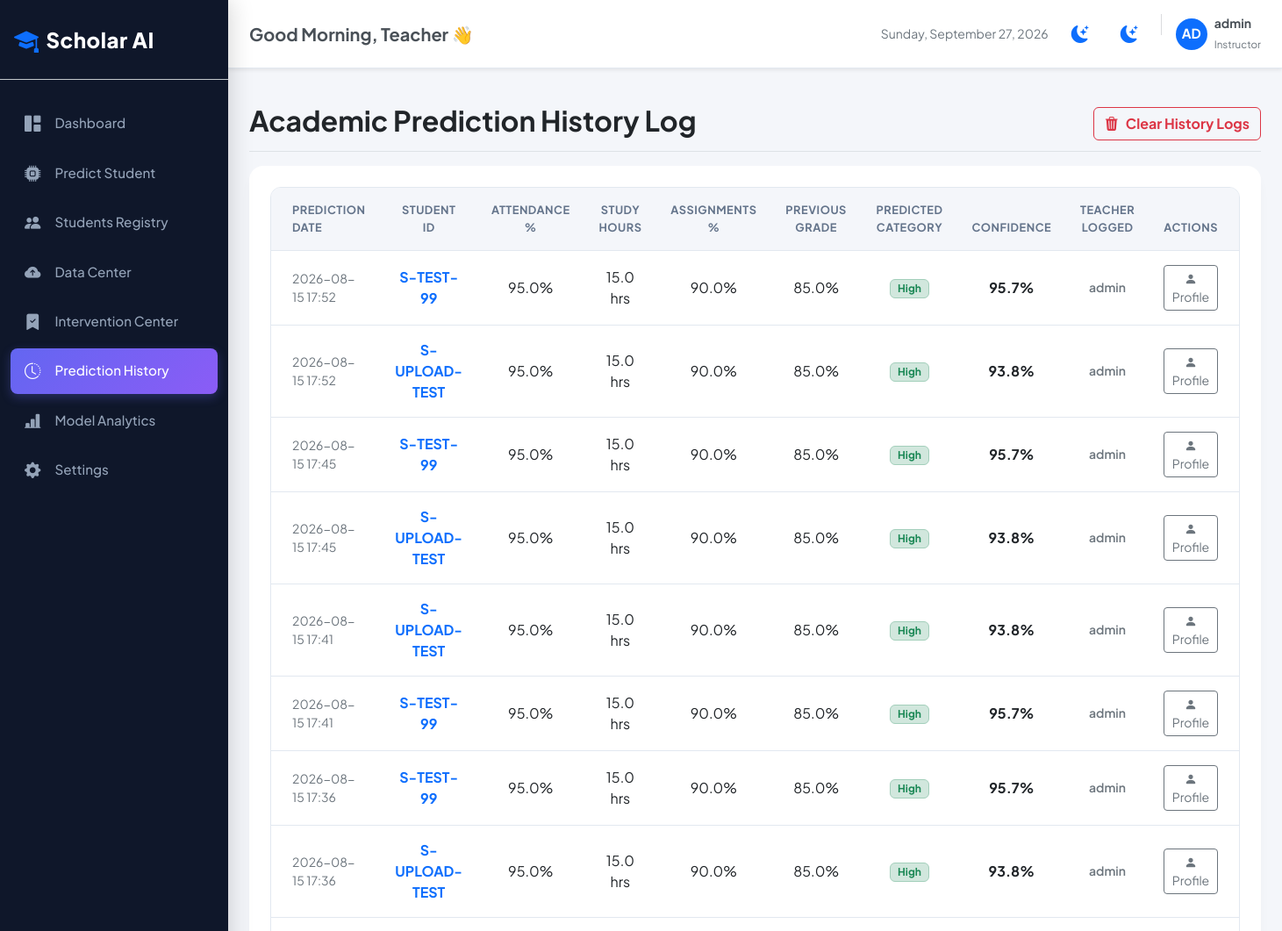
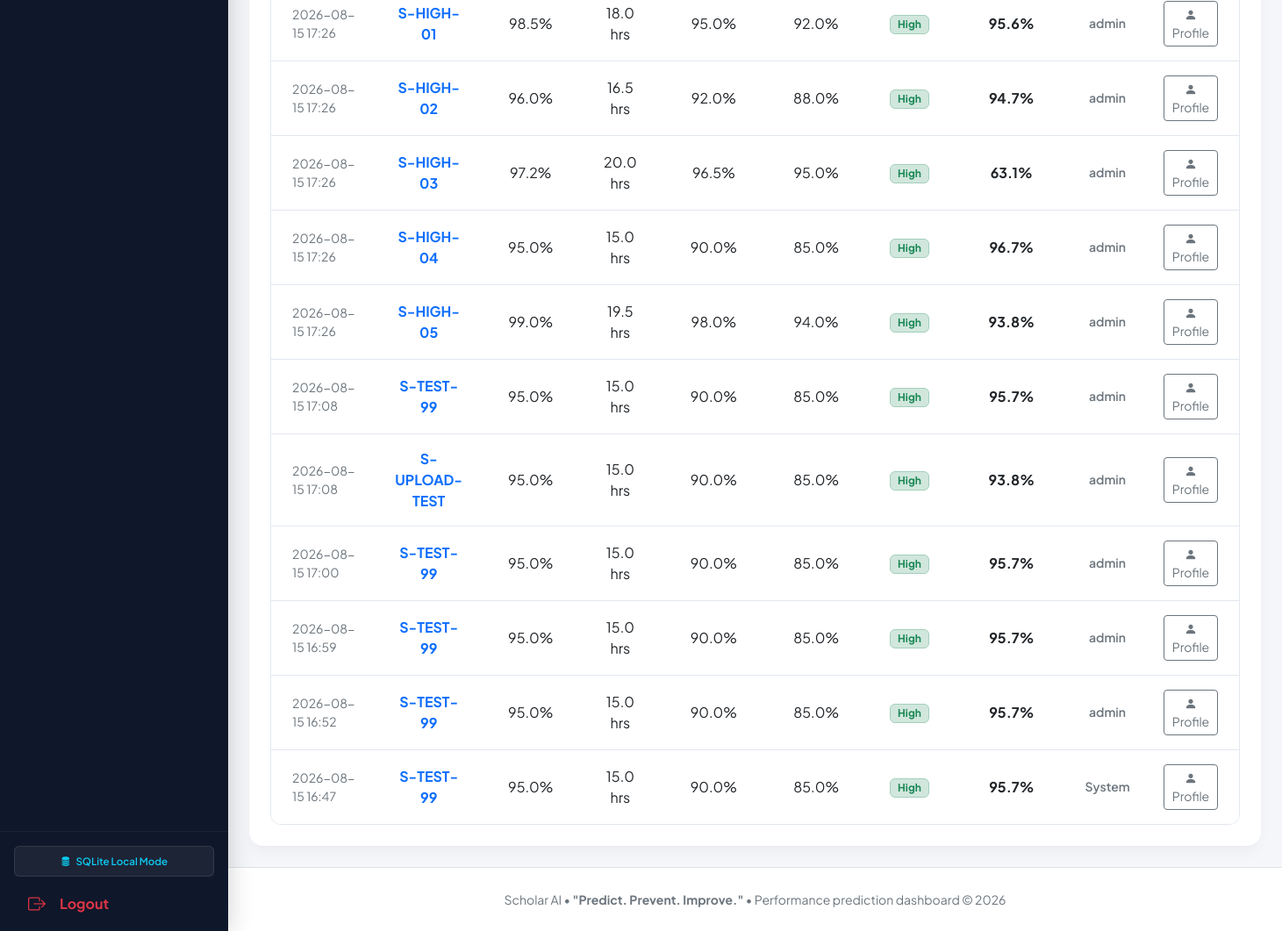
/history (signed in), run on the app's committed database (2 pictures, top to bottom).
### tables this page shows
CREATE TABLE teachers (
        id INTEGER PRIMARY KEY AUTOINCREMENT,
        username TEXT UNIQUE NOT NULL,
        password_hash TEXT NOT NULL
    );

CREATE TABLE predictions (
        id INTEGER PRIMARY KEY AUTOINCREMENT,
        student_id TEXT NOT NULL,
        attendance REAL NOT NULL,
        study_hours REAL NOT NULL,
        assignment_percentage REAL NOT NULL,
        previous_grade REAL NOT NULL,
        class_participation REAL NOT NULL,
        family_support TEXT NOT NULL,
        parental_education TEXT NOT NULL,
        internet_access TEXT NOT NULL,
        extra_activities TEXT NOT NULL,
        prediction TEXT NOT NULL,
        confidence REAL NOT NULL,
        prob_high REAL NOT NULL,
        prob_average REAL NOT NULL,
        prob_at_risk REAL NOT NULL,
        prediction_date TIMESTAMP DEFAULT CURRENT_TIMESTAMP
    , teacher_id INTEGER REFERENCES teachers(id));

### app.py (the view)
@app.route('/history')
def history():
    search = request.args.get('search', '').strip()
    category = request.args.get('category', '').strip()
    page = int(request.args.get('page', 1))
    per_page = 20
    conn = get_db_connection()
    cursor = conn.cursor()
    query = """
        SELECT p.*, t.username as teacher_name
        FROM predictions p
        LEFT JOIN teachers t ON p.teacher_id = t.id
        WHERE 1=1
    """
    params = []
    if search:
        query += " AND p.student_id LIKE ?"
        params.append(f"%{search}%")
    if category:
        query += " AND p.prediction = ?"
        params.append(category)
    query += " ORDER BY p.prediction_date DESC"
    cursor.execute(f"SELECT COUNT(*) as count FROM ({query})", params)
    total_records = cursor.fetchone()['count']
    total_pages = (total_records + per_page - 1) // per_page
    offset = (page - 1) * per_page
    query += " LIMIT ? OFFSET ?"
    params.extend([per_page, offset])
    cursor.execute(query, params)
    history_rows = cursor.fetchall()
    conn.close()
    return render_template(
        'history.html',
        history=history_rows,
        search_query=search,
        selected_category=category,
        current_page=page,
        total_pages=total_pages,
        total_records=total_records
    )

### templates/history.html (shortened to what this page needs)
{% extends "base.html" %}
{% block content %}
<div class="d-flex justify-content-between flex-wrap flex-md-nowrap align-items-center pt-3 pb-2 mb-3 border-bottom">
    <h1 class="h2 fw-bold text-dark">Academic Prediction History Log</h1>
    <div class="btn-toolbar mb-2 mb-md-0">
        <button class="btn btn-outline-danger d-flex align-items-center gap-2 fw-bold" onclick="clearPredictionLogs()">
            <i class="bi bi-trash3-fill"></i> Clear History Logs
        </button>
    </div>
</div>
<div class="card-premium p-4 border-0">
    <div class="table-responsive-premium">
        <table class="table table-premium align-middle mb-0 text-center">
            <thead>
                <tr>
                    <th class="text-start ps-4">Prediction Date</th>
                    <th>Student ID</th>
                    <th>Attendance %</th>
                    <th>Study Hours</th>
                    <th>Assignments %</th>
                    <th>Previous Grade</th>
                    <th>Predicted Category</th>
                    <th>Confidence</th>
                    <th>Teacher Logged</th>
                    <th class="text-end pe-4">Actions</th>
                </tr>
            </thead>
            <tbody>
                {% if history %}
                    {% for row in history %}
                        <tr>
                            <td class="text-start ps-4 text-secondary small">{{ row.prediction_date[:16] }}</td>
                            <td class="fw-bold"><a href="{{ url_for('student_profile', student_id=row.student_id) }}" class="text-decoration-none">{{ row.student_id }}</a></td>
                            <td>{{ "%.1f"|format(row.attendance) }}%</td>
                            <td>{{ "%.1f"|format(row.study_hours) }} hrs</td>
                            <td>{{ "%.1f"|format(row.assignment_percentage) }}%</td>
                            <td>{{ "%.1f"|format(row.previous_grade) }}%</td>
                            <td>
                                {% if row.prediction == 'High' %}
                                    <span class="badge bg-success-subtle text-success border border-success-subtle px-2 py-0.5 fs-8 uppercase">High</span>
                                {% elif row.prediction == 'Average' %}
                                    <span class="badge bg-warning-subtle text-warning-dark border border-warning-subtle px-2 py-0.5 fs-8 uppercase">Average</span>
                                {% else %}
                                    <span class="badge bg-danger-subtle text-danger border border-danger-subtle px-2 py-0.5 fs-8 uppercase">At-Risk</span>
                                {% endif %}
                            </td>
                            <td class="fw-bold">{{ "%.1f"|format(row.confidence * 100) }}%</td>
                            <td class="text-secondary small fw-semibold">{{ row.teacher_name or 'System' }}</td>
                            <td class="text-end pe-4">
                                <a href="{{ url_for('student_profile', student_id=row.student_id) }}" class="btn btn-sm btn-outline-secondary">
                                    <i class="bi bi-person-fill"></i> Profile
                                </a>
                            </td>
                        </tr>
                    {% endfor %}
                {% endif %}
            </tbody>
        </table>
    </div>
</div>
{% endblock %}

### templates/base.html (shortened to what this page needs)
<!DOCTYPE html>
<html lang="en">
<head>
    <link href="https://cdn.jsdelivr.net/npm/bootstrap@5.3.0/dist/css/bootstrap.min.css" rel="stylesheet">
    <link href="https://cdn.jsdelivr.net/npm/bootstrap-icons@1.10.0/font/bootstrap-icons.css" rel="stylesheet">
    <link rel="stylesheet" href="{{ url_for('static', filename='css/style.css') }}">
</head>
<body>
    <div class="wrapper">
        <nav id="sidebar">
            <div class="sidebar-logo d-flex align-items-center py-4 px-3 border-bottom border-secondary-subtle">
                <i class="bi bi-mortarboard-fill fs-3 text-primary me-2"></i>
                <span class="fs-4 fw-extrabold text-white logo-text" style="font-weight: 800;">Scholar AI</span>
            </div>
            <ul class="list-unstyled components">
                <li class="{% if request.endpoint == 'dashboard' %}active{% endif %}">
                    <a href="{{ url_for('dashboard') }}">
                        <i class="bi bi-grid-1x2-fill me-3"></i> Dashboard
                    </a>
                </li>
                <li class="{% if request.endpoint == 'predict' %}active{% endif %}">
                    <a href="{{ url_for('predict') }}">
                        <i class="bi bi-cpu-fill me-3"></i> Predict Student
                    </a>
                </li>
                <li class="{% if request.endpoint == 'students' %}active{% endif %}">
                    <a href="{{ url_for('students') }}">
                        <i class="bi bi-people-fill me-3"></i> Students Registry
                    </a>
                </li>
                <li class="{% if request.endpoint == 'dataset_center' %}active{% endif %}">
                    <a href="{{ url_for('dataset_center') }}">
                        <i class="bi bi-cloud-arrow-up-fill me-3"></i> Data Center
                    </a>
                </li>
                <li class="{% if request.endpoint == 'interventions' %}active{% endif %}">
                    <a href="{{ url_for('interventions') }}">
                        <i class="bi bi-bookmark-check-fill me-3"></i> Intervention Center
                    </a>
                </li>
                <li class="{% if request.endpoint == 'history' %}active{% endif %}">
                    <a href="{{ url_for('history') }}">
                        <i class="bi bi-clock-history me-3"></i> Prediction History
                    </a>
                </li>
                <li class="{% if request.endpoint == 'model' %}active{% endif %}">
                    <a href="{{ url_for('model') }}">
                        <i class="bi bi-bar-chart-line-fill me-3"></i> Model Analytics
                    </a>
                </li>
                <li class="{% if request.endpoint == 'settings' %}active{% endif %}">
                    <a href="{{ url_for('settings') }}">
                        <i class="bi bi-gear-fill me-3"></i> Settings
                    </a>
                </li>
            </ul>
            <div class="sidebar-footer p-3 mt-auto">
                <div class="db-status-badge p-2 mb-3 rounded text-center" style="background: rgba(255,255,255,0.06); border: 1px solid rgba(255,255,255,0.1);">
                    {% if db_status == 'ephemeral' %}
                        <div class="text-warning fw-semibold" style="font-size: 0.72rem;">
                            <i class="bi bi-exclamation-triangle-fill me-1"></i> SQLite (Vercel Ephemeral)
                        </div>
                        <span class="text-secondary d-block mt-0.5" style="font-size: 0.65rem; line-height: 1.2;">Data resets on cold start. Configure DATABASE_URL for Postgres.</span>
                    {% elif db_status == 'postgres' %}
                        <div class="text-success fw-semibold" style="font-size: 0.72rem;">
                            <i class="bi bi-database-fill-check me-1"></i> Postgres (Persistent)
                        </div>
                    {% else %}
                        <div class="text-info fw-semibold" style="font-size: 0.72rem;">
                            <i class="bi bi-database-fill me-1"></i> SQLite Local Mode
                        </div>
                    {% endif %}
                </div>
                <a href="{{ url_for('logout') }}" class="d-flex align-items-center py-2.5 px-3 rounded text-danger text-decoration-none logout-link fw-bold">
                    <i class="bi bi-box-arrow-right me-3 fs-5"></i> Logout
                </a>
            </div>
        </nav>
        <div id="content" class="w-100">
            <nav class="navbar navbar-expand-lg navbar-top py-3 px-4 shadow-sm">
                <div class="container-fluid p-0">
                    <div class="d-flex align-items-center gap-2">
                        <h5 class="fw-bold mb-0 text-dark-emphasis" id="greetingLabel">Good Morning, Teacher 👋</h5>
                    </div>
                    <div class="ms-auto d-flex align-items-center gap-3">
                        <span class="text-secondary small d-none d-lg-inline-block" id="currentDateLabel"></span>
                        <button type="button" class="theme-toggle-btn" title="Toggle Theme">
                            <i class="bi bi-moon-stars-fill"></i>
                        </button>
                        <div class="dropdown">
                            <button type="button" class="theme-toggle-btn position-relative" id="notifBell" data-bs-toggle="dropdown" aria-expanded="false">
                                <i class="bi bi-bell-fill"></i>
                            </button>
                        </div>
                        <div class="d-flex align-items-center gap-2 d-none d-sm-flex">
                            <div class="bg-primary text-white rounded-circle d-flex align-items-center justify-content-center fw-bold" style="width: 36px; height: 36px; font-size: 0.95rem;">
                                {{ session.get('username', 'T')[:2].upper() }}
                            </div>
                            <div class="text-start">
                                <span class="d-block small fw-bold text-dark-emphasis">{{ session.get('username', 'Teacher') }}</span>
                                <span class="text-secondary" style="font-size: 0.725rem;">Instructor</span>
                            </div>
                        </div>
                    </div>
                </div>
            </nav>
            <main class="p-4" style="flex:1;">
                {% block content %}{% endblock %}
            </main>
            <footer class="text-center py-4 bg-white border-top mt-auto">
                <span class="text-secondary small">Scholar AI &bull; <strong>"Predict. Prevent. Improve."</strong> &bull; Performance prediction dashboard &copy; 2026</span>
            </footer>
        </div>
    </div>
    <div class="toast-container position-fixed bottom-0 end-0 p-3" style="z-index: 1100;">
    </div>
</body>
</html>

### data on the page
teachers: get "admin"
predictions: prediction_date "2026-08-15 17:52", student_id "S-TEST-99", attendance "95.0", study_hours "15.0", assignment_percentage "90.0", previous_grade "85.0", prediction "High", row.confidence*100 "95.7", username "admin"
predictions: prediction_date "2026-08-15 17:52", student_id "S-UPLOAD-TEST", attendance "95.0", study_hours "15.0", assignment_percentage "90.0", previous_grade "85.0", prediction "High", row.confidence*100 "93.8", username "admin"
predictions: prediction_date "2026-08-15 17:45", student_id "S-TEST-99", attendance "95.0", study_hours "15.0", assignment_percentage "90.0", previous_grade "85.0", prediction "High", row.confidence*100 "95.7", username "admin"
predictions: prediction_date "2026-08-15 17:45", student_id "S-UPLOAD-TEST", attendance "95.0", study_hours "15.0", assignment_percentage "90.0", previous_grade "85.0", prediction "High", row.confidence*100 "93.8", username "admin"
predictions: prediction_date "2026-08-15 17:41", student_id "S-UPLOAD-TEST", attendance "95.0", study_hours "15.0", assignment_percentage "90.0", previous_grade "85.0", prediction "High", row.confidence*100 "93.8", username "admin"
predictions: prediction_date "2026-08-15 17:41", student_id "S-TEST-99", attendance "95.0", study_hours "15.0", assignment_percentage "90.0", previous_grade "85.0", prediction "High", row.confidence*100 "95.7", username "admin"
predictions: prediction_date "2026-08-15 17:36", student_id "S-TEST-99", attendance "95.0", study_hours "15.0", assignment_percentage "90.0", previous_grade "85.0", prediction "High", row.confidence*100 "95.7", username "admin"
predictions: prediction_date "2026-08-15 17:36", student_id "S-UPLOAD-TEST", attendance "95.0", study_hours "15.0", assignment_percentage "90.0", previous_grade "85.0", prediction "High", row.confidence*100 "93.8", username "admin"
predictions: prediction_date "2026-08-15 17:26", student_id "S-HIGH-01", attendance "98.5", study_hours "18.0", assignment_percentage "95.0", previous_grade "92.0", prediction "High", row.confidence*100 "95.6", username "admin"
predictions: prediction_date "2026-08-15 17:26", student_id "S-HIGH-02", attendance "96.0", study_hours "16.5", assignment_percentage "92.0", previous_grade "88.0", prediction "High", row.confidence*100 "94.7", username "admin"
predictions: prediction_date "2026-08-15 17:26", student_id "S-HIGH-03", attendance "97.2", study_hours "20.0", assignment_percentage "96.5", previous_grade "95.0", prediction "High", row.confidence*100 "63.1", username "admin"
predictions: prediction_date "2026-08-15 17:26", student_id "S-HIGH-04", attendance "95.0", study_hours "15.0", assignment_percentage "90.0", previous_grade "85.0", prediction "High", row.confidence*100 "96.7", username "admin"
predictions: prediction_date "2026-08-15 17:26", student_id "S-HIGH-05", attendance "99.0", study_hours "19.5", assignment_percentage "98.0", previous_grade "94.0", prediction "High", row.confidence*100 "93.8", username "admin"
predictions: prediction_date "2026-08-15 17:08", student_id "S-TEST-99", attendance "95.0", study_hours "15.0", assignment_percentage "90.0", previous_grade "85.0", prediction "High", row.confidence*100 "95.7", username "admin"
predictions: prediction_date "2026-08-15 17:08", student_id "S-UPLOAD-TEST", attendance "95.0", study_hours "15.0", assignment_percentage "90.0", previous_grade "85.0", prediction "High", row.confidence*100 "93.8", username "admin"
predictions: prediction_date "2026-08-15 17:00", student_id "S-TEST-99", attendance "95.0", study_hours "15.0", assignment_percentage "90.0", previous_grade "85.0", prediction "High", row.confidence*100 "95.7", username "admin"
predictions: prediction_date "2026-08-15 16:59", student_id "S-TEST-99", attendance "95.0", study_hours "15.0", assignment_percentage "90.0", previous_grade "85.0", prediction "High", row.confidence*100 "95.7", username "admin"
predictions: prediction_date "2026-08-15 16:52", student_id "S-TEST-99", attendance "95.0", study_hours "15.0", assignment_percentage "90.0", previous_grade "85.0", prediction "High", row.confidence*100 "95.7", username "admin"
predictions: prediction_date "2026-08-15 16:47", student_id "S-TEST-99", attendance "95.0", study_hours "15.0", assignment_percentage "90.0", previous_grade "85.0", prediction "High", row.confidence*100 "95.7", teacher_name "System"

### other printed values
{{ session.get('username', 'T')[:2].upper() }} "AD"
